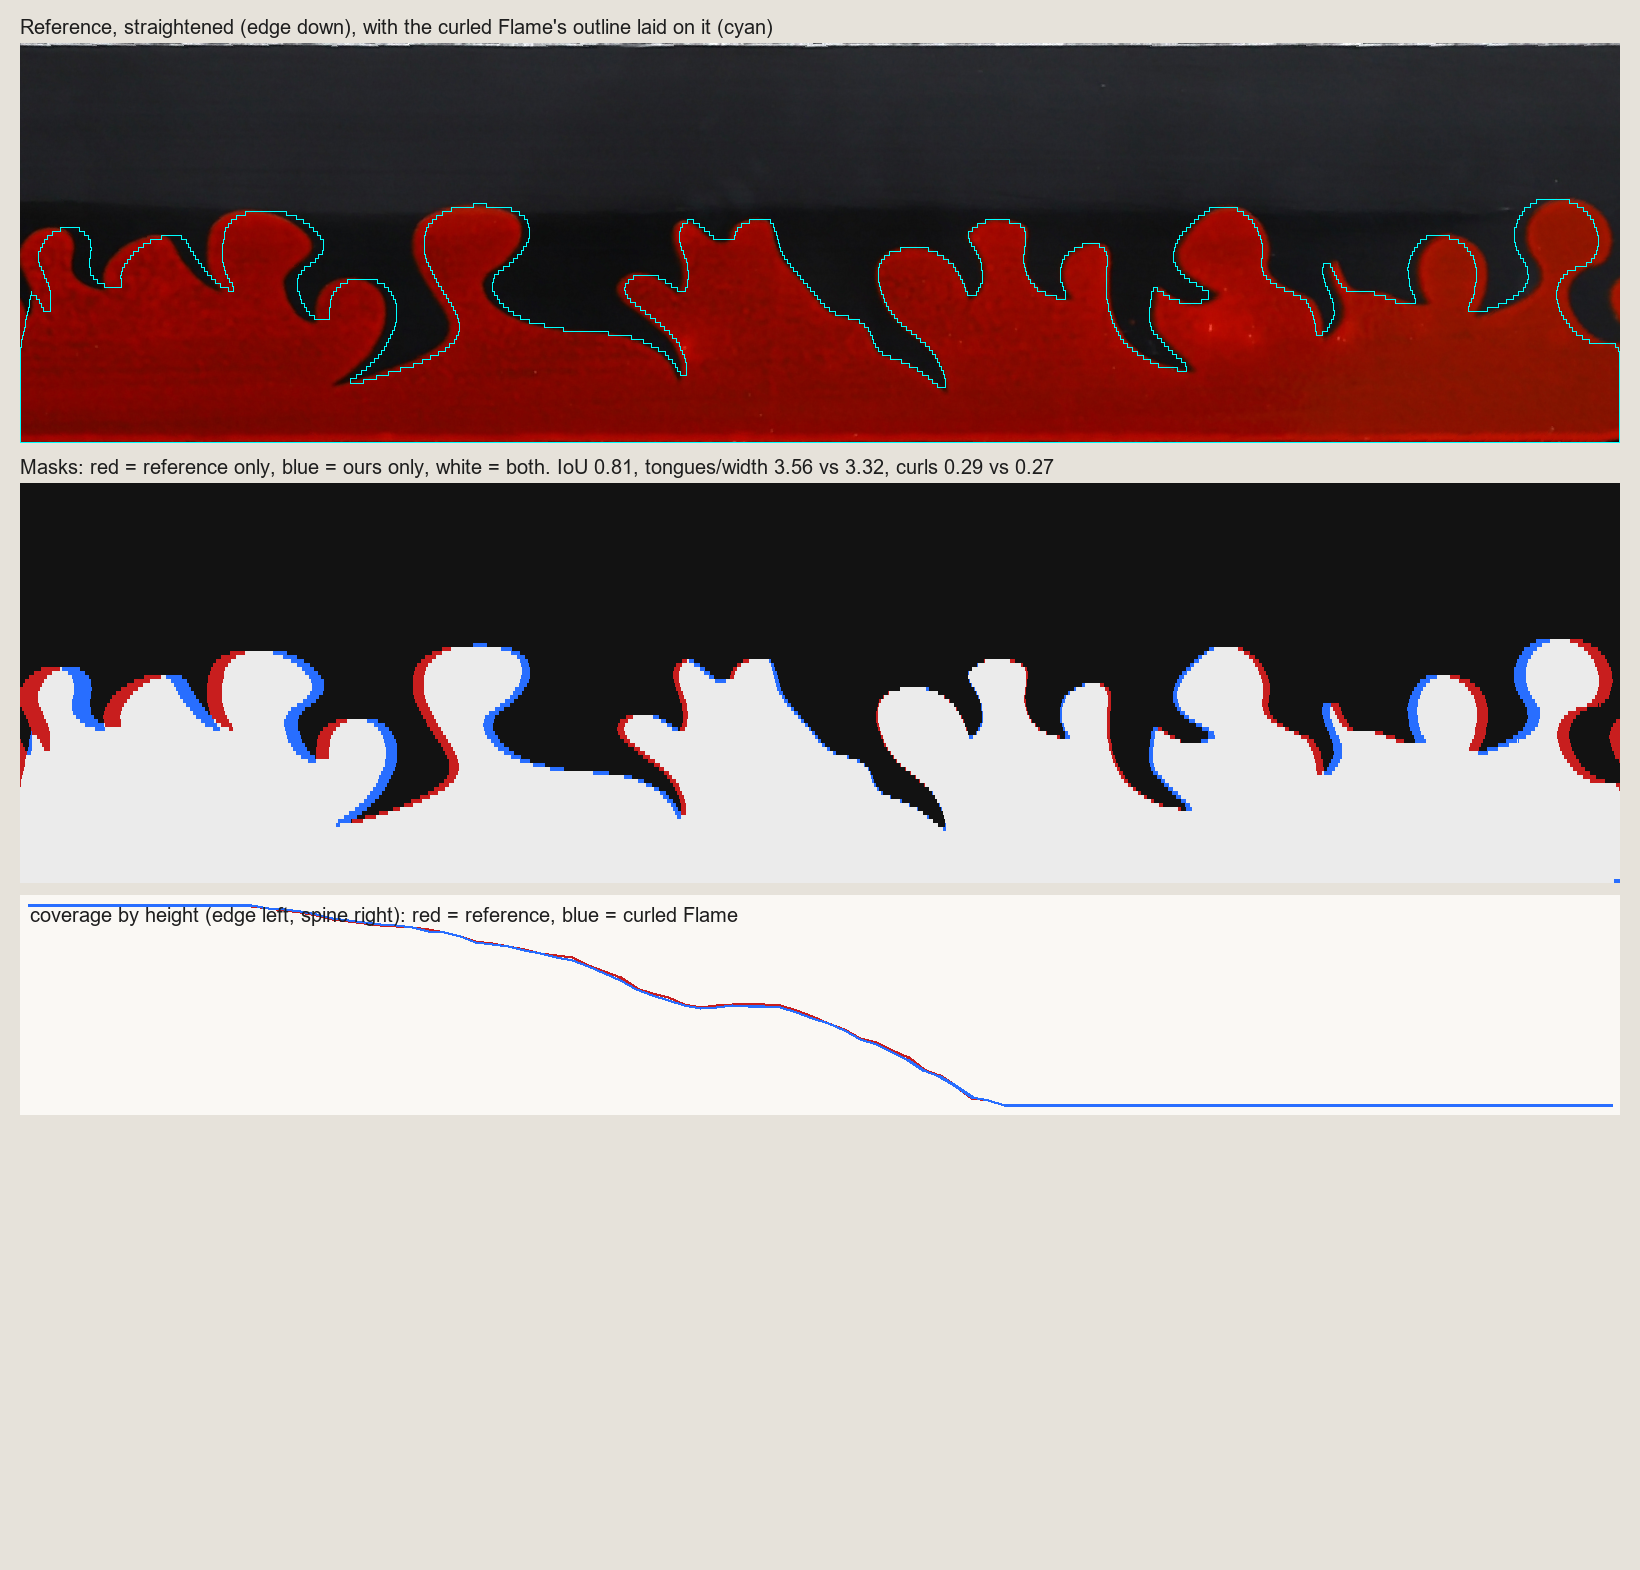

The Python source for this figure:
"""Curled Flame vs the reference, layered (2026-11-10, Allen: "layer over the reference and analyze if it matches and
keep doing it until it does").

The reference is rotated flat (tip right, edge down); its blade face runs from the spine line to the edge line, about
380 px wide and nearly constant over the straight part. Its red is masked and resampled into face coordinates:
x in blade widths, w from the edge (0) to the spine (1). Our Flame is drawn from curled_flame_preview.flame_polys on a
straight blade of the same width, shifted along to the best fit, and laid over it.

Measured, both ways:
  coverage(w)   share of the face that is red at each height (the band, then the tongues thinning out)
  tongues/width red runs crossing the line w = 0.40, per blade width
  curl share    columns where the red is cut more than once (a pocket under a head, a hook)
  IoU           of the two masks in the tongue zone (w 0.30-0.75) at the best shift

Run:  python flame_overlay.py  -> flame_overlay.png next to this file, numbers printed
"""
import math, os
import numpy as np
from PIL import Image, ImageDraw, ImageFont

import curled_flame_preview as cf

HERE = os.path.dirname(os.path.abspath(__file__))
PX = 380                 # the reference face's width in its rotated image, px
X0, X1 = 250, 1850       # its straight stretch, before the kissaki
NW = 100                 # rows across the face in the resampled grids


def reference():
    im = Image.open(cf.REF).convert("RGB").rotate(-43, resample=Image.BICUBIC, expand=True)
    a = np.asarray(im).astype(int)
    R, G, B = a[..., 0], a[..., 1], a[..., 2]
    red = (R > 70) & (R > 2.0 * G) & (R > 2.0 * B)
    bright = a.mean(axis=2)
    cols = range(X0, X1)
    edge, spine = [], []
    for x in cols:
        ys = np.nonzero(red[1350:1700, x])[0]
        edge.append(1350 + ys.max())
        sp = np.nonzero(bright[1150:1450, x] > 70)[0]
        spine.append(1150 + sp[0])
    edge = np.convolve(np.array(edge, float), np.ones(41) / 41, mode="same")
    spine = np.convolve(np.array(spine, float), np.ones(41) / 41, mode="same")
    edge[:20], edge[-20:] = edge[20], edge[-21]
    spine[:20], spine[-20:] = spine[20], spine[-21]
    width = float(np.median(edge - spine))
    n = X1 - X0
    grid = np.zeros((NW, n), bool)
    for j, x in enumerate(cols):
        for k in range(NW):
            w = (k + 0.5) / NW
            y = int(round(edge[j] - w * (edge[j] - spine[j])))
            grid[k, j] = red[y, x]
    face = np.zeros((NW * 4, n, 3), np.uint8)  # the reference's face, straightened, for the picture
    for j, x in enumerate(cols):
        for k in range(NW * 4):
            w = (k + 0.5) / (NW * 4)
            face[NW * 4 - 1 - k, j] = a[int(round(edge[j] - w * (edge[j] - spine[j]))), x]
    return grid, width, face


def ours(length_w, px_per_w, shift):
    """Our Flame on a straight blade 1 unit wide, `length_w` widths of it starting `shift` widths in."""
    L = 40.0
    polys = cf.flame_polys(L, lambda x: 1.0, L - 1.0)
    W, H = int(length_w * px_per_w), NW
    SS = 4
    m = Image.new("L", (W * SS, H * SS), 0)
    d = ImageDraw.Draw(m)
    for poly in polys:
        d.polygon([((x - shift) * px_per_w * SS, (1 - y) * H * SS) for x, y in poly], fill=255)
    a = np.asarray(m.resize((W, H), Image.BOX), np.float32) / 255 > 0.5
    return a[::-1]  # row k = height w


def metrics(g, px_per_w):
    cov = g.mean(axis=1)
    k = int(0.40 * NW)
    row = g[k]
    runs = np.count_nonzero(np.diff(row.astype(int)) == 1)
    per_w = runs / (g.shape[1] / px_per_w)
    zone = g[int(0.2 * NW):int(0.85 * NW)]
    cuts = (np.diff(zone.astype(int), axis=0) == 1).sum(axis=0)  # red starting again above dark, per column
    curl = float((cuts >= 1).mean())
    return cov, per_w, curl


def iou(a, b):
    z = slice(int(0.30 * NW), int(0.75 * NW))
    a, b = a[z], b[z]
    return (a & b).sum() / max(1, (a | b).sum())


def main():
    ref, width, face = reference()
    n = ref.shape[1]
    ppw = width  # px per width in the reference grid
    best = (-1, 0)
    for s in np.arange(2.0, 10.0, 0.02):
        o = ours(n / ppw, ppw, s)[:, :n]
        v = iou(ref, o)
        if v > best[0]:
            best = (v, s)
    o = ours(n / ppw, ppw, best[1])[:, :n]
    rc, rpw, rcurl = metrics(ref, ppw)
    oc, opw, ocurl = metrics(o, ppw)
    bands = [(0.05, 0.25), (0.25, 0.35), (0.35, 0.45), (0.45, 0.55), (0.55, 0.65), (0.65, 0.75)]
    print(f"reference width {width:.0f} px, stretch {n / ppw:.2f} widths")
    print(f"IoU (tongue zone, best shift {best[1]:.2f} w): {best[0]:.3f}")
    print(f"tongues per width at w=0.40: ref {rpw:.2f}  ours {opw:.2f}")
    print(f"curl share (columns cut twice):  ref {rcurl:.2f}  ours {ocurl:.2f}")
    err = 0
    for a, b in bands:
        s = slice(int(a * NW), int(b * NW))
        r, q = rc[s].mean(), oc[s].mean()
        err += abs(r - q)
        print(f"  coverage w {a:.2f}-{b:.2f}: ref {r:.2f}  ours {q:.2f}")
    print(f"coverage error (sum over bands): {err:.3f}")

    # the picture: the straightened reference with our outline on it, then the masks (red = reference only,
    # blue = ours only, white = both), then the coverage curves
    H = face.shape[0]
    up = Image.fromarray(face)
    om = Image.fromarray((o[::-1] * 255).astype(np.uint8)).resize((n, H), Image.NEAREST)
    edges = np.asarray(om.filter(__import__("PIL.ImageFilter", fromlist=["FIND_EDGES"]).FIND_EDGES)) > 0
    over = np.asarray(up).copy()
    over[edges] = (0, 255, 255)
    rm = np.asarray(Image.fromarray((ref[::-1] * 255).astype(np.uint8)).resize((n, H), Image.NEAREST)) > 0
    omb = np.asarray(om) > 0
    cmp_ = np.zeros((H, n, 3), np.uint8) + 18
    cmp_[rm & ~omb] = (200, 30, 30)
    cmp_[~rm & omb] = (40, 110, 255)
    cmp_[rm & omb] = (235, 235, 235)
    ch, cw = 220, n
    chart = Image.new("RGB", (cw, ch), (250, 248, 244))
    cd = ImageDraw.Draw(chart)
    for curve, col in ((rc, (200, 30, 30)), (oc, (40, 110, 255))):
        pts = [((k + 0.5) / NW * cw, ch - 10 - curve[k] * (ch - 20)) for k in range(NW)]
        cd.line(pts, fill=col, width=3)
    try:
        font = ImageFont.truetype("arial.ttf", 20)
    except OSError:
        font = ImageFont.load_default()
    cd.text((10, 8), "coverage by height (edge left, spine right): red = reference, blue = curled Flame", fill=(30, 30, 30), font=font)
    sheet = Image.new("RGB", (n + 40, 3 * H + ch + 150), (230, 226, 218))
    d = ImageDraw.Draw(sheet)
    y = 15
    d.text((20, y), "Reference, straightened (edge down), with the curled Flame's outline laid on it (cyan)", fill=(30, 30, 30), font=font)
    y += 28
    sheet.paste(Image.fromarray(over), (20, y))
    y += H + 12
    d.text((20, y), f"Masks: red = reference only, blue = ours only, white = both. IoU {best[0]:.2f}, tongues/width {rpw:.2f} vs {opw:.2f}, curls {rcurl:.2f} vs {ocurl:.2f}", fill=(30, 30, 30), font=font)
    y += 28
    sheet.paste(Image.fromarray(cmp_), (20, y))
    y += H + 12
    sheet.paste(chart, (20, y))
    out = os.path.join(HERE, "flame_overlay.png")
    sheet.save(out)
    print(out)


if __name__ == "__main__":
    main()
